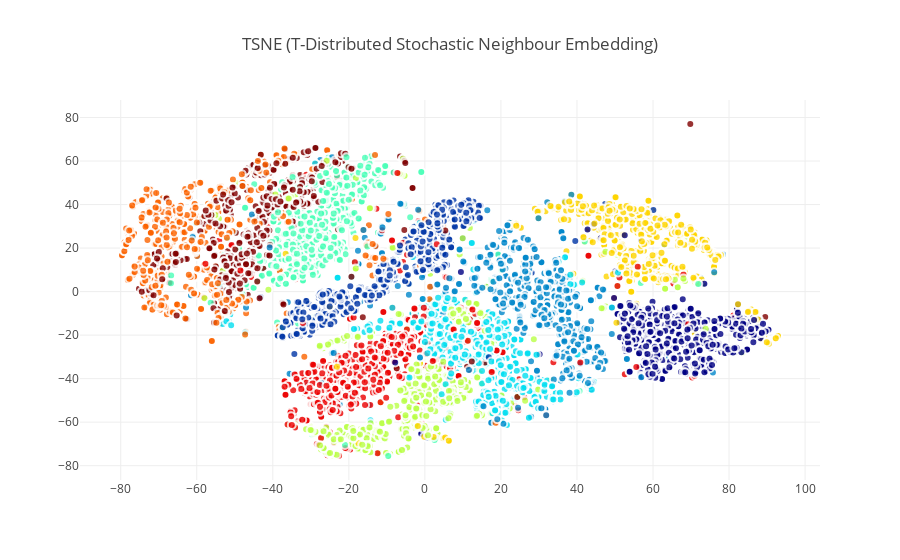

Write notebook code for a chart like this one.
### Markdown cell above
Having invoked the t-SNE algorithm by simply calling TSNE() we fit the digit data to the model and reduce its dimensions with fit_transform. Finally let's plot the first two components in the new feature space in a scatter plot

### Code cell
traceTSNE = go.Scatter(
    x = tsne_results[:,0],
    y = tsne_results[:,1],
    mode = 'markers',
    text = Target,
    showlegend = True,
    marker = dict(
        size = 8,
        color = Target,
        colorscale ='Jet',
        showscale = False,
        line = dict(
            width = 2,
            color = 'rgb(255, 255, 255)'
        ),
        opacity = 0.8
    )
)
data = [traceTSNE]

layout = dict(title = 'TSNE (T-Distributed Stochastic Neighbour Embedding)',
              hovermode= 'closest',
              yaxis = dict(zeroline = False),
              xaxis = dict(zeroline = False),
              showlegend= False
             )

fig = dict(data=data, layout=layout)
py.iplot(fig, filename='styled-scatter')

### Figure 1 — Plotly figure (JSON) as saved in the notebook; plotly's stock layout.template omitted (floating-point values rounded to 4 significant figures; data arrays with more than 128 entries replaced by an {"elided": "..."} marker saying what was removed)
{"data": [{"marker": {"color": {"elided": "6000 int values"}, "colorscale": "Jet", "line": {"color": "rgb(255, 255, 255)", "width": 2}, "opacity": 0.8, "showscale": false, "size": 8}, "mode": "markers", "showlegend": true, "text": {"elided": "6000 int values"}, "type": "scatter", "uid": "6736c666-c4bf-41e0-8dc5-72eea434673c", "x": {"elided": "6000 float values"}, "y": {"elided": "6000 float values"}}], "layout": {"hovermode": "closest", "showlegend": false, "title": {"text": "TSNE (T-Distributed Stochastic Neighbour Embedding)"}, "xaxis": {"zeroline": false}, "yaxis": {"zeroline": false}}}
